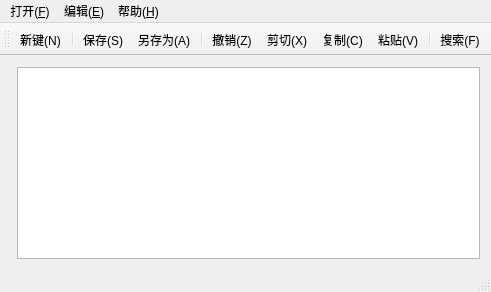
<?xml version="1.0" encoding="UTF-8"?>
<ui version="4.0">
 <class>myfirstClass</class>
 <widget class="QMainWindow" name="myfirstClass">
  <property name="windowTitle">
   <string>myfirst</string>
  </property>
  <property name="iconSize">
   <size>
    <width>32</width>
    <height>32</height>
   </size>
  </property>
  <property name="tabShape">
   <enum>QTabWidget::Rounded</enum>
  </property>
  <widget class="QWidget" name="centralWidget">
   <layout class="QFormLayout" name="formLayout">
    <item row="0" column="0">
     <layout class="QVBoxLayout" name="verticalLayout"/>
    </item>
    <item row="0" column="1">
     <widget class="QTextEdit" name="textEdit"/>
    </item>
   </layout>
  </widget>
  <widget class="QMenuBar" name="menuBar">
   <property name="geometry">
    <rect>
     <x>0</x>
     <y>0</y>
     <width>635</width>
     <height>22</height>
    </rect>
   </property>
   <widget class="QMenu" name="wenjian">
    <property name="tearOffEnabled">
     <bool>false</bool>
    </property>
    <property name="title">
     <string>打开(&amp;F)</string>
    </property>
    <property name="separatorsCollapsible">
     <bool>false</bool>
    </property>
    <property name="toolTipsVisible">
     <bool>true</bool>
    </property>
    <addaction name="action_new"/>
    <addaction name="action_open"/>
    <addaction name="actionclose"/>
    <addaction name="separator"/>
    <addaction name="actionsave"/>
    <addaction name="actionsave_as"/>
    <addaction name="separator"/>
    <addaction name="actionquit"/>
   </widget>
   <widget class="QMenu" name="menu_E">
    <property name="title">
     <string>编辑(&amp;E)</string>
    </property>
    <addaction name="actionrevoke"/>
    <addaction name="separator"/>
    <addaction name="actioncopy"/>
    <addaction name="actionpaste"/>
    <addaction name="actioncu"/>
    <addaction name="separator"/>
    <addaction name="actions"/>
   </widget>
   <widget class="QMenu" name="menu_H">
    <property name="title">
     <string>帮助(&amp;H)</string>
    </property>
    <addaction name="actionss"/>
   </widget>
   <addaction name="wenjian"/>
   <addaction name="menu_E"/>
   <addaction name="menu_H"/>
  </widget>
  <widget class="QToolBar" name="mainToolBar">
   <attribute name="toolBarArea">
    <enum>TopToolBarArea</enum>
   </attribute>
   <attribute name="toolBarBreak">
    <bool>false</bool>
   </attribute>
   <addaction name="action_new"/>
   <addaction name="separator"/>
   <addaction name="actionsave"/>
   <addaction name="actionsave_as"/>
   <addaction name="separator"/>
   <addaction name="actionrevoke"/>
   <addaction name="actioncu"/>
   <addaction name="actioncopy"/>
   <addaction name="actionpaste"/>
   <addaction name="separator"/>
   <addaction name="actions"/>
  </widget>
  <widget class="QStatusBar" name="statusBar"/>
  <action name="action_new">
   <property name="icon">
    <iconset theme="call-start" resource="myfirst.qrc">
     <normaloff>:/myfirst/new_file.png</normaloff>:/myfirst/new_file.png</iconset>
   </property>
   <property name="text">
    <string>新键(&amp;N)</string>
   </property>
   <property name="shortcut">
    <string>Ctrl+N</string>
   </property>
  </action>
  <action name="action_open">
   <property name="icon">
    <iconset resource="myfirst.qrc">
     <normaloff>:/myfirst/openfile.png</normaloff>:/myfirst/openfile.png</iconset>
   </property>
   <property name="text">
    <string>打开(&amp;O)</string>
   </property>
   <property name="shortcut">
    <string>Ctrl+O</string>
   </property>
  </action>
  <action name="actionclose">
   <property name="icon">
    <iconset resource="myfirst.qrc">
     <normaloff>:/myfirst/close.png</normaloff>:/myfirst/close.png</iconset>
   </property>
   <property name="text">
    <string>关闭（&amp;W）</string>
   </property>
   <property name="shortcut">
    <string>Ctrl+W</string>
   </property>
  </action>
  <action name="actionsave">
   <property name="icon">
    <iconset resource="myfirst.qrc">
     <normaloff>:/myfirst/save.png</normaloff>:/myfirst/save.png</iconset>
   </property>
   <property name="text">
    <string>保存(&amp;S)</string>
   </property>
   <property name="shortcut">
    <string>Ctrl+S</string>
   </property>
  </action>
  <action name="actionsave_as">
   <property name="icon">
    <iconset resource="myfirst.qrc">
     <normaloff>:/myfirst/save_as.png</normaloff>:/myfirst/save_as.png</iconset>
   </property>
   <property name="text">
    <string>另存为(&amp;A)</string>
   </property>
  </action>
  <action name="actionquit">
   <property name="icon">
    <iconset resource="myfirst.qrc">
     <normaloff>:/myfirst/quit.png</normaloff>:/myfirst/quit.png</iconset>
   </property>
   <property name="text">
    <string>退出(&amp;Q)</string>
   </property>
   <property name="shortcut">
    <string>Ctrl+Q</string>
   </property>
  </action>
  <action name="actionrevoke">
   <property name="icon">
    <iconset resource="myfirst.qrc">
     <normaloff>:/myfirst/revoke.png</normaloff>:/myfirst/revoke.png</iconset>
   </property>
   <property name="text">
    <string>撤销(&amp;Z)</string>
   </property>
   <property name="shortcut">
    <string>Ctrl+Z</string>
   </property>
  </action>
  <action name="actioncopy">
   <property name="icon">
    <iconset resource="myfirst.qrc">
     <normaloff>:/myfirst/copy.png</normaloff>:/myfirst/copy.png</iconset>
   </property>
   <property name="text">
    <string>复制(&amp;C)</string>
   </property>
   <property name="shortcut">
    <string>Ctrl+C</string>
   </property>
  </action>
  <action name="actionpaste">
   <property name="icon">
    <iconset resource="myfirst.qrc">
     <normaloff>:/myfirst/paste.png</normaloff>:/myfirst/paste.png</iconset>
   </property>
   <property name="text">
    <string>粘贴(&amp;V)</string>
   </property>
   <property name="shortcut">
    <string>Ctrl+V</string>
   </property>
  </action>
  <action name="actioncu">
   <property name="icon">
    <iconset resource="myfirst.qrc">
     <normaloff>:/myfirst/cut.png</normaloff>:/myfirst/cut.png</iconset>
   </property>
   <property name="text">
    <string>剪切(&amp;X)</string>
   </property>
   <property name="shortcut">
    <string>Ctrl+X</string>
   </property>
  </action>
  <action name="actions">
   <property name="icon">
    <iconset resource="myfirst.qrc">
     <normaloff>:/myfirst/search .png</normaloff>:/myfirst/search .png</iconset>
   </property>
   <property name="text">
    <string>搜索(&amp;F)</string>
   </property>
   <property name="shortcut">
    <string>Ctrl+F</string>
   </property>
  </action>
  <action name="actionss">
   <property name="text">
    <string>版本说明</string>
   </property>
  </action>
 </widget>
 <layoutdefault spacing="6" margin="11"/>
 <resources>
  <include location="myfirst.qrc"/>
 </resources>
 <connections/>
</ui>
